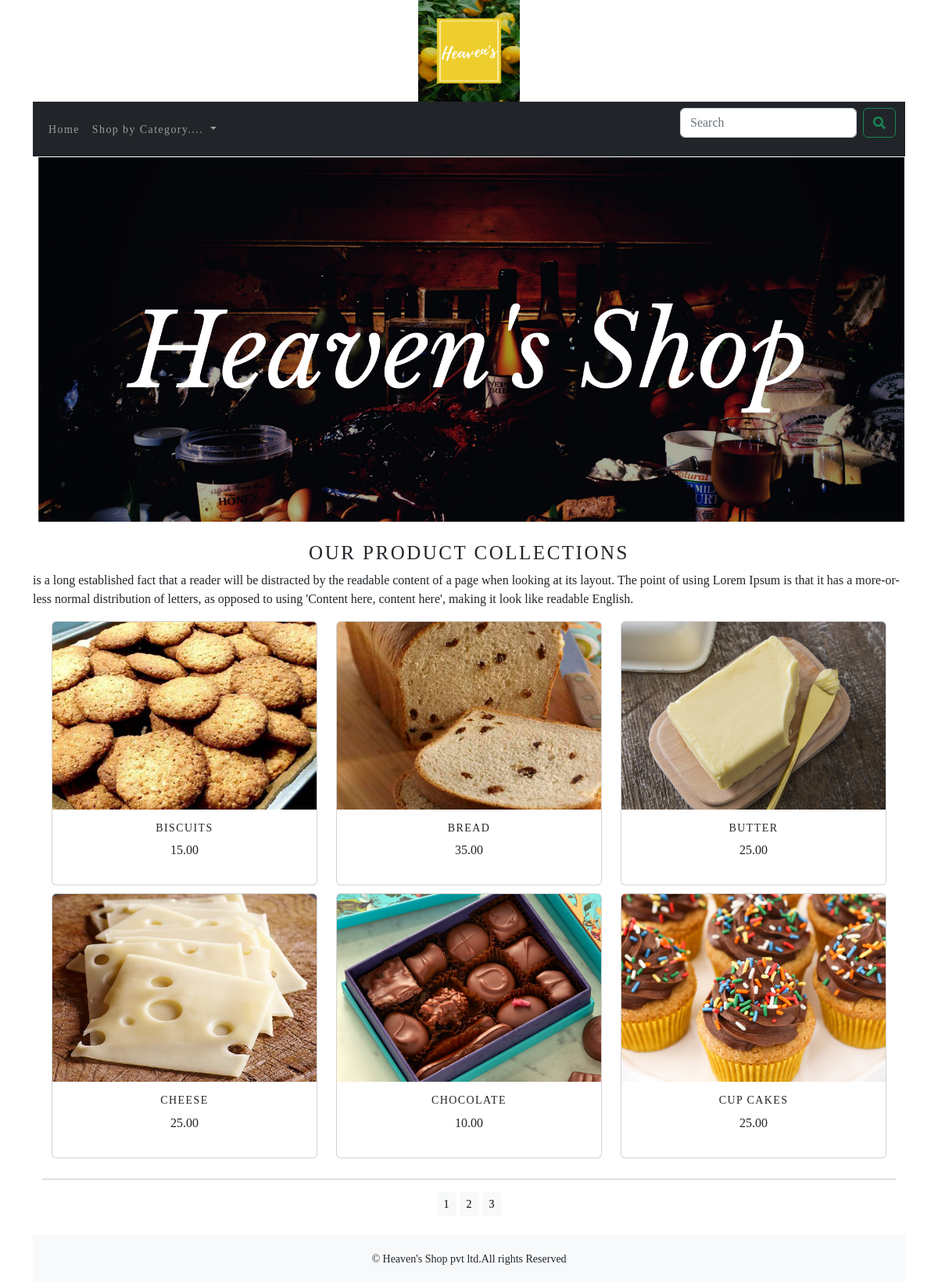
The app's page /shop/ with its own data.
### shopping_cart/models.py (models this page shows, shortened)
class Product(models.Model):
    name=models.CharField(max_length=250, unique=True)
    slug = models.SlugField(max_length=250, unique=True)
    description = models.TextField(blank=True)
    image = models.ImageField(upload_to='product', blank=True)
    price=models.DecimalField(max_digits=10, decimal_places=2)
    category=models.ForeignKey(Category, on_delete=models.CASCADE)
    stock=models.IntegerField()
    available=models.BooleanField(default=True)
    created=models.DateTimeField(auto_now_add=True)
    updated=models.DateTimeField(auto_now=True)
    class Meta:
        ordering=('name',)
        verbose_name= 'product'
        verbose_name_plural='products'
    def get_url(self):
        return reverse('shopping_cart:prodCatdetail', args=[self.category.slug, self.slug])

### shopping_cart/views.py (the view)
# urls.py: path('',views.allProdCart, name='allProdCart'),
def allProdCart(request,c_slug=None):
    c_page=None
    products_list=None
    if c_slug!=None:
        c_page=get_object_or_404(Category,slug=c_slug)
        products_list=Product.objects.all().filter(category=c_page,available=True)
    else:
        products_list=Product.objects.all().filter(available=True)
    paginator=Paginator(products_list, 6)
    try:
        page=int(request.GET.get('page',1))
    except:
        page=1
    try:
        products=paginator.page(page)
    except (EmptyPage,InvalidPage):
        products=paginator.page(paginator.num_pages)
    return render(request,"category.html",{'category':c_page,'products':products})

### cart/context_processors.py (called while the page is built)
def counter(request):
    item_count=0
    if 'admin' in request.path:
        return {}
    else:
        try:
            cart=Cart.objects.filter(cart_id=_cart_id(request))
            cart_items=Cartitem.objects.all().filter(cart=cart[:1])
            for cart_item in cart_items:
                item_count += cart_item.quantity
        except Cart.DoesNotExist:
            item_count =0
    return dict(item_count=item_count)

### cart/views.py (called while the page is built)
def _cart_id(request):
    cart=request.session.session_key
    if not cart:
        cart=request.session.create()
    return cart

### shopping_cart/context_processors.py (called while the page is built)
def menu_links(request):
    links=Category.objects.all()
    return dict(links=links)

### shopping_cart/models.py (called while the page is built)
    def get_url(self):
        return reverse('shopping_cart:product_by_category', args=[self.slug])

### templates/category.html (shortened to what this page needs)
{% extends 'base.html' %}
{% load static %}
{% block content %}
<div class="mx-auto">
    {% if category %}
        <img class="my_image" src="{{category.image.url}}" alt="{{category.name}}" width="400px" height="250px">
</div>
<br>
<div>
        <h1 class="text-center my_title">{{category.name}}</h1>
        <p class="text-center">{{category.description}}</p>
</div>
    {% else %}
    <div>
        <img class="my_image my_image_padding" src="{% static 'img/banner.png' %}" alt="our products" width="1250px">
    </div>
    <br>
    <div>
        <h1 class="text-center my_title">Our product Collections</h1>
        <p class="text-justify"> is a long established fact that a reader will be distracted by the readable content of a page when looking at its layout. The point of using Lorem Ipsum is that it has a more-or-less normal distribution of letters, as opposed to using 'Content here, content here', making it look like readable English.</p>
    </div>
    {% endif %}
<div class="container">
    <div class="row mx-auto">
        {% for product in products.object_list %}
        <div class="my_bottom_margin col-9 col-sm-12 col-md-4 col-lg-4">
            <div class="card text-center" style="min-width:18rem;">
                <a href="{{product.get_url}}"><img class="card-img-top my_image" src="{{product.image.url}}" alt="{{product.name}}" width="250px" height="300px"></a>
                <div class="card-body">
                    <h4>{{product.name}}</h4>
                    <p>{{product.price}}</p>
                </div>
            </div>
        </div>
        {% endfor %}
    </div>
    <div class="mx-auto">
        {% if products.paginator.num_pages > 1 %}
        <hr>
        <div class="text-center">
            {% for pg in products.paginator.page_range %}
                <a href="?page={{pg}}" class="btn btn-light btn-sm {% if products.number == pg %} activate {% endif %}">{{pg}}</a>
            {% endfor %}
        </div>
        {% endif %}
    </div>
    <br>
</div>
{% endblock %}

### templates/base.html (shortened to what this page needs)
{% load static %}
<html lang="en">
<head>
    <link href="{% static 'css/bootstrap.min.css' %}" rel="stylesheet" >
    <link href="{% static 'css/custom.css' %}" rel="stylesheet">
</head>
<body class="body">
<div class="container">
    {% include 'header.html' %}
    {% include 'navbar.html' %}
    {% block content %}
    {% endblock %}
</div>
{% include 'footer.html' %}
</body>
</html>

### templates/header.html
{% load static %}
<header>
    <center>
        <a href="{% url 'shopping_cart:allProdCart' %}"></a> <img src="{% static 'img/logo.png' %}" alt="logimage" width="130px" height="130px">
    </center>
</header>

### templates/navbar.html (shortened to what this page needs)
<nav class="navbar navbar-expand-sm bg-dark navbar-dark">
  <div class="container-fluid">
    <div class="collapse navbar-collapse" id="navbarSupportedContent">
      <ul class="navbar-nav me-auto mb-2 mb-lg-0">
        <li class="nav-item">
          <a class="nav-link" href="{% url 'shopping_cart:allProdCart' %}">Home</a>
        </li>
        <li class="nav-item dropdown {% if 'shopping_cart' in request.path %} active {% endif %}">
          <a class="nav-link dropdown-toggle" href="#" id="navbarDropdown" role="button" data-bs-toggle="dropdown" aria-expanded="false">
           Shop by Category....
          </a>
        </li>
      </ul>
      <form class="d-flex" action="{% url 'search_app:SearchResult' %}" method="get">
        <input class="form-control me-2" type="search" placeholder="Search" name="q" aria-label="Search">
        <button class="btn btn-outline-success" type="submit"><i class="fa fa-search" aria-hidden="true"></i>
</button>
      </form>
    </div>
  </div>
</nav>

### templates/footer.html
<div class="footer navbar-fixed-bottom my_footer" >
    <p class="text-center">&copy; Heaven's Shop pvt ltd.All rights Reserved</p>
</div>

### static/css/custom.css (style rules this page uses)
.body { font-family: 'Roboto Serif', serif; }
.nav-item { letter-spacing: .1em; font-size: 14px; text-transformation:uppercase; }
.my_image { width:100%; height:auto; }
.my_title { font-size:25px; text-transform:uppercase; letter-spacing:.1em; }
.my_image_padding { padding:1px; }
.my_bottom_margin { margin-bottom:10px; }
.card-body h4 { font-size:14px; text-transform:uppercase; letter-spacing:.1em; }
.card-img-top { width: 100%; height: 20vw; object-fit: cover; }

### templates/base.html (style rules this page uses)
.my_footer { background-color: #f8f9fa; height:60px; }
.my_footer p { padding-top:20px; font-size:14px; }

### records on screen
Product: image (picture), name "BISCUITS", price "15.00"
Product: image (picture), name "BREAD", price "35.00"
Product: image (picture), name "BUTTER", price "25.00"
Product: image (picture), name "CHEESE", price "25.00"
Product: image (picture), name "CHOCOLATE", price "10.00"
Product: image (picture), name "CUP CAKES", price "25.00"

### other values on screen
{{ pg }} "1" "2" "3"
